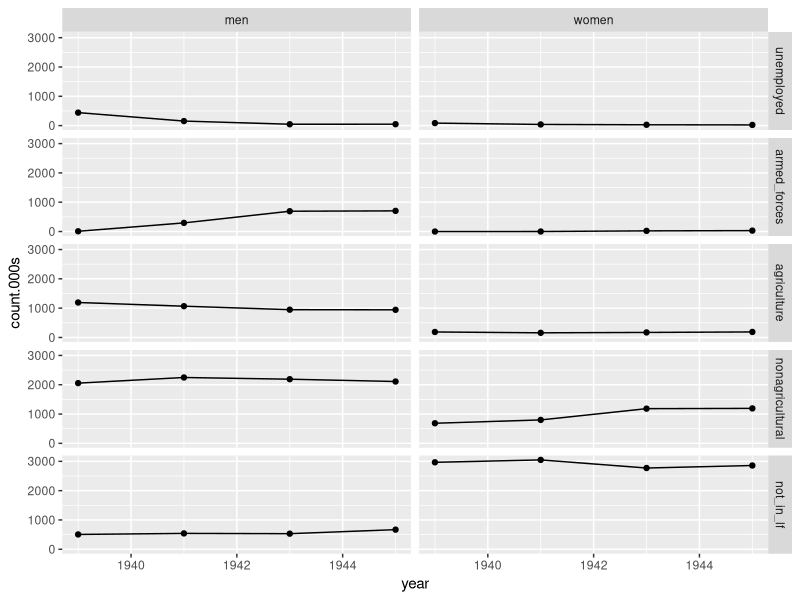
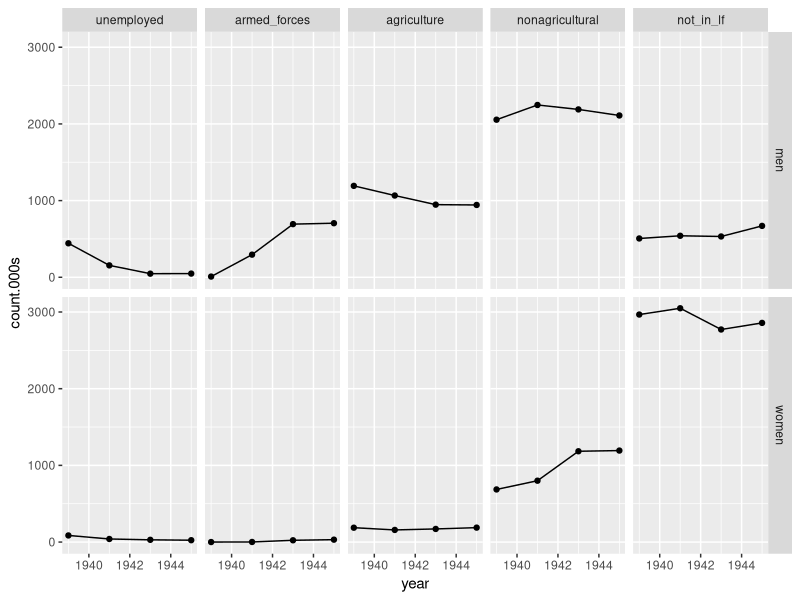
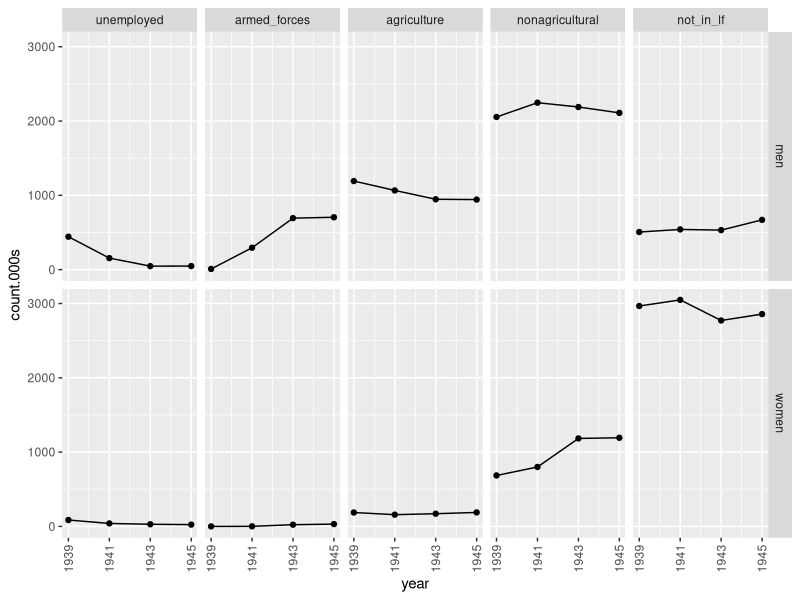

Write the R code that produced these figures, in order.
## ---- chunk 1

library(tidyverse)

## ---- chunk 2

lfe_3945 <- read_csv("lfe_3945.csv", col_types = cols(
  status = col_factor()))

# as published
lfe_3945 %>% 
  pivot_wider(values_from = `count.000s`, names_from = c(year, sex))

## ---- chunk 3

ggplot(lfe_3945, aes(x = year, y = count.000s)) +
  geom_line() +
  geom_point() +
  facet_grid(status ~ sex)

## ---- chunk 4

ch_facet2 <-
ggplot(lfe_3945, aes(x = year, y = count.000s)) +
  geom_line() +
  geom_point() +
  facet_grid(sex ~ status)
  
ch_facet2

## ---- chunk 5

ch_facet2 +
  scale_x_continuous(breaks = c(1939, 1941, 1943, 1945)) +
  theme(axis.text.x = element_text(angle = 90, vjust = 0.5, hjust = 1))

